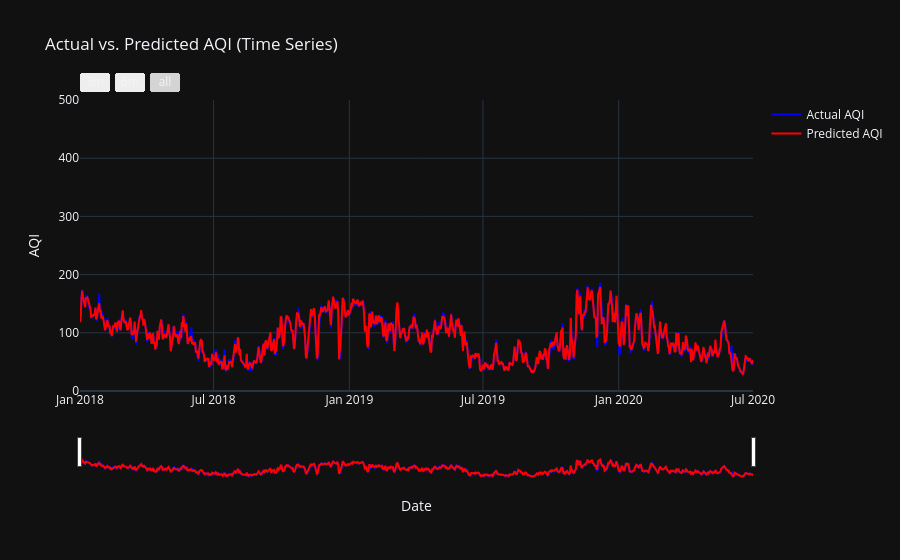

The notebook cell this image was saved under:
### Code cell
import numpy as np
import plotly.graph_objs as go

# Split based on date
cutoff_date = '2018-01-01'
train_data = df_hyderabad_cleaned[df_hyderabad_cleaned['Date'] < cutoff_date]
test_data  = df_hyderabad_cleaned[df_hyderabad_cleaned['Date'] >= cutoff_date]

# Separate features and target
X_train = train_data[features]
y_train = train_data['AQI']
X_test  = test_data[features]
y_test  = test_data['AQI']

# Make predictions
y_pred = model.predict(X_test)

# Optional: Clip predictions for more realistic AQI values (e.g., 0–500 range)
y_pred_clipped = np.clip(y_pred, 0, 500)

# Plot actual vs predicted AQI
fig = go.Figure()

fig.add_trace(go.Scatter(
    x=test_data['Date'],
    y=y_test,
    mode='lines',
    name='Actual AQI',
    line=dict(color='blue', width=2)
))

fig.add_trace(go.Scatter(
    x=test_data['Date'],
    y=y_pred_clipped,
    mode='lines',
    name='Predicted AQI',
    line=dict(color='red', width=2)
))

fig.update_layout(
    title="Actual vs. Predicted AQI (Time Series)",
    xaxis_title="Date",
    yaxis_title="AQI",
    template="plotly_dark",
    showlegend=True,
    yaxis=dict(range=[0, 500]),  # Limit y-axis for readability
    xaxis=dict(
        rangeselector=dict(
            buttons=list([
                dict(count=3, label="3m", step="month", stepmode="backward"),
                dict(count=6, label="6m", step="month", stepmode="backward"),
                dict(step="all")
            ])
        ),
        rangeslider=dict(visible=True),
        type="date"
    )
)

fig.show()

### Figure 1 — Plotly figure (JSON) as saved in the notebook; plotly's stock layout.template omitted (floating-point values rounded to 4 significant figures; data arrays with more than 128 entries replaced by an {"elided": "..."} marker saying what was removed)
{"data": [{"line": {"color": "blue", "width": 2}, "mode": "lines", "name": "Actual AQI", "type": "scatter", "x": {"elided": "913 str values"}, "y": {"elided": "913 float values"}}, {"line": {"color": "red", "width": 2}, "mode": "lines", "name": "Predicted AQI", "type": "scatter", "x": {"elided": "913 str values"}, "y": {"elided": "913 float values"}}], "layout": {"showlegend": true, "title": {"text": "Actual vs. Predicted AQI (Time Series)"}, "xaxis": {"rangeselector": {"buttons": [{"count": 3, "label": "3m", "step": "month", "stepmode": "backward"}, {"count": 6, "label": "6m", "step": "month", "stepmode": "backward"}, {"step": "all"}]}, "rangeslider": {"visible": true}, "title": {"text": "Date"}, "type": "date"}, "yaxis": {"range": [0, 500], "title": {"text": "AQI"}}}}
